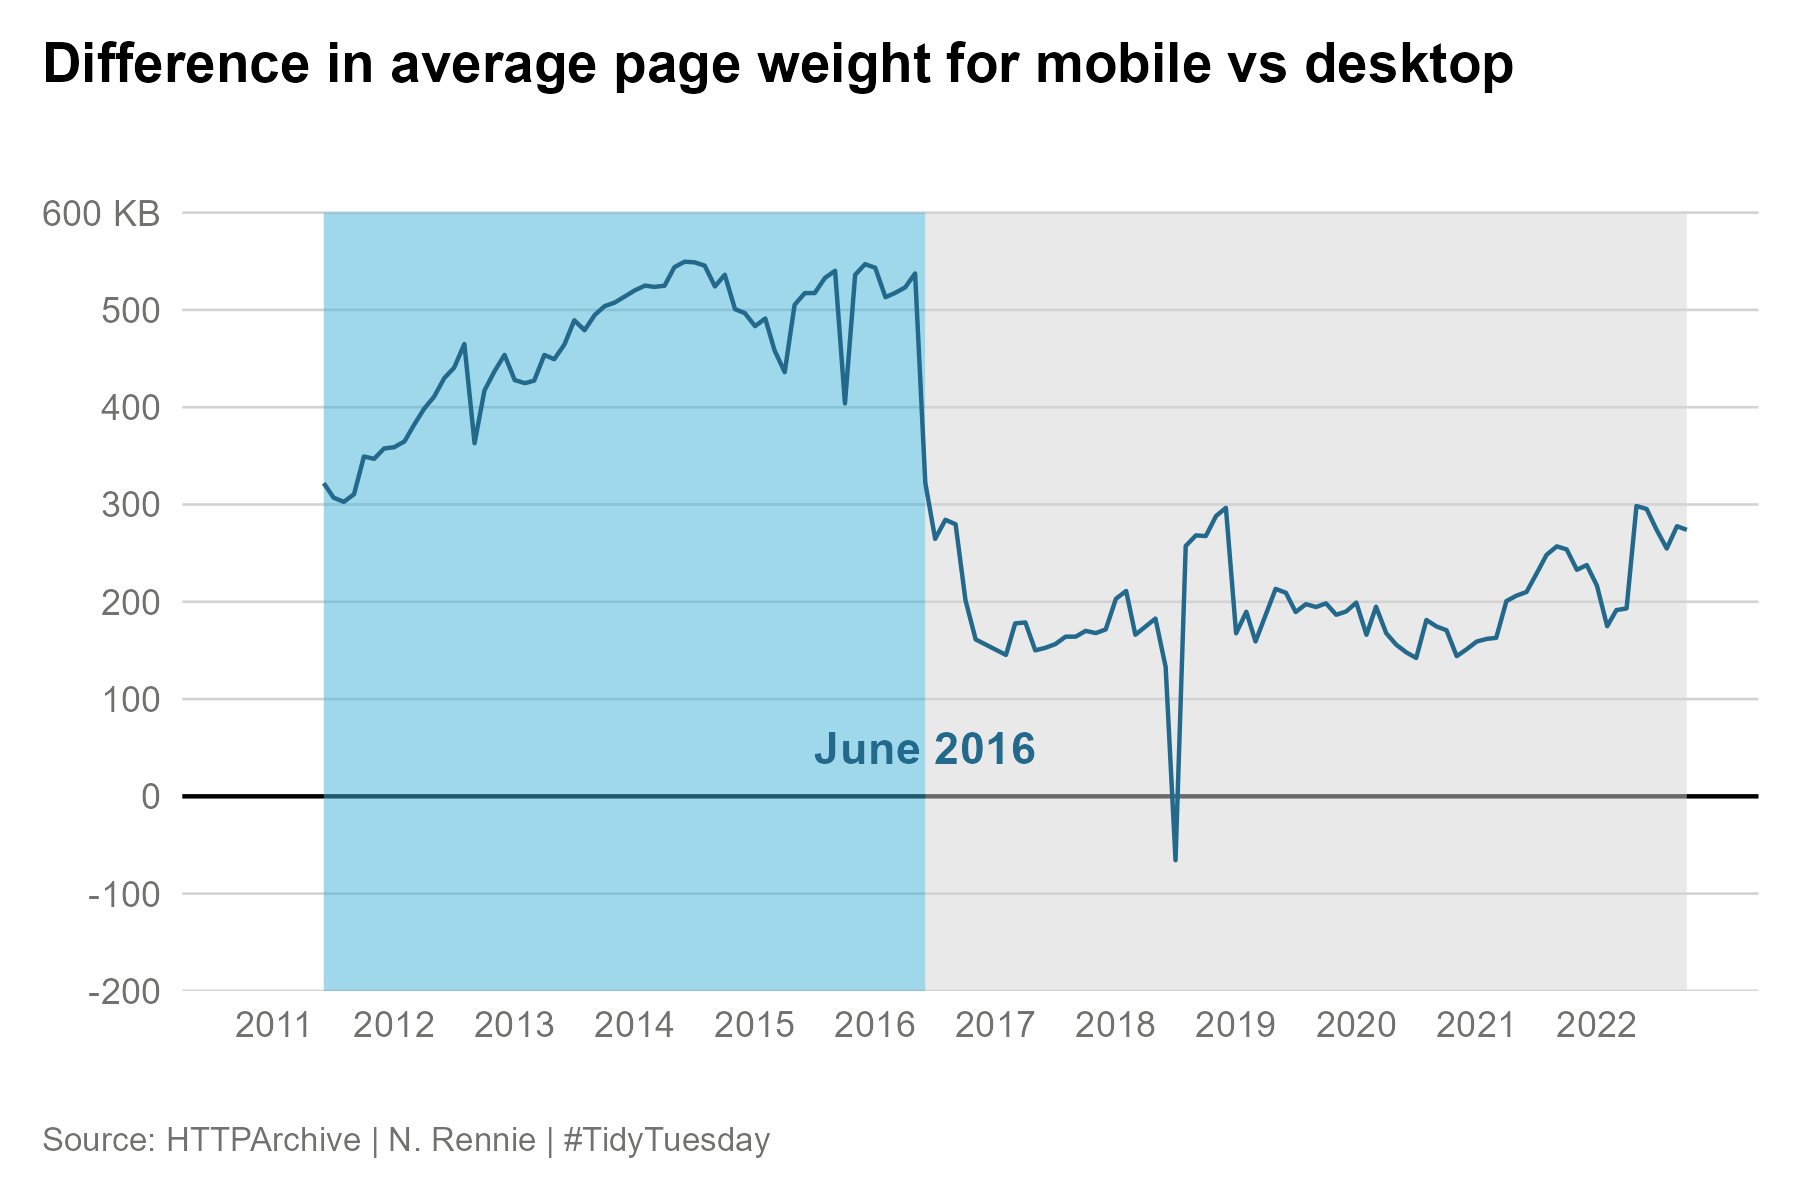

This figure's R source:
library(tidyverse)
library(lubridate)
library(camcorder)
library(changepoint)

# load data
image_alt <- readr::read_csv('https://raw.githubusercontent.com/rfordatascience/tidytuesday/master/data/2022/2022-11-15/image_alt.csv')
color_contrast <- readr::read_csv('https://raw.githubusercontent.com/rfordatascience/tidytuesday/master/data/2022/2022-11-15/color_contrast.csv')
ally_scores <- readr::read_csv('https://raw.githubusercontent.com/rfordatascience/tidytuesday/master/data/2022/2022-11-15/ally_scores.csv')
bytes_total <- readr::read_csv('https://raw.githubusercontent.com/rfordatascience/tidytuesday/master/data/2022/2022-11-15/bytes_total.csv')
speed_index <- readr::read_csv('https://raw.githubusercontent.com/rfordatascience/tidytuesday/master/data/2022/2022-11-15/speed_index.csv')

# start recording
gg_record(
  dir = file.path("2022", "2022-11-15", "recording"), # where to save the recording
  device = "png", # device to use to save images
  width = 6, # width of saved image
  height = 4, # height of saved image
  units = "in", # units for width and height
  dpi = 300 # dpi to use when saving image
)

# Plot 1 ------------------------------------------------------------------

data1 <- bytes_total %>% 
  select(date, client, p50) %>% 
  mutate(date = ymd(date))

ggplot(data = data1,
       mapping = aes(x = date, y = p50, colour = client)) +
  geom_line() +
  geom_hline(yintercept = 0) +
  annotate("text", x = ymd("2013-06-01"), y = 1300, label = "Desktop", colour = "#40b1d6", fontface = "bold") +
  annotate("text", x = ymd("2016-01-01"), y = 700, label = "Mobile", colour = "#23698c", fontface = "bold") +
  scale_colour_manual(values = c("#40b1d6", "#23698c")) +
  scale_x_date(breaks = seq(ymd("2011-01-01"), ymd("2022-01-01"), by = "1 year"),
               labels = 2011:2022,
               limits = ymd(c("2010-11-01", "2022-10-01"))) +
  scale_y_continuous(breaks = seq(0, 2200, 200),
                     labels = c(format(seq(0, 2000, 200), big.mark=","), "2,200 KB"),
                     minor_breaks = c(800, 1800),
                     limits = c(0, 2400), 
                     expand = c(0, 0)) +
  labs(title = "Average page weight", 
       caption = "Source: HTTPArchive | N. Rennie | #TidyTuesday") +
  theme(legend.position = "none", 
        axis.title = element_blank(),
        axis.ticks = element_blank(),
        plot.margin = margin(10, 10, 10, 10),
        panel.grid.major.x = element_blank(),
        panel.grid.major.y = element_line(colour = "lightgrey", linewidth = 0.3),
        panel.grid.minor.y = element_line(colour = "#71716F", linewidth = 0.5),
        plot.background = element_rect(colour = "white", fill = "white"),
        panel.background = element_rect(colour = "white", fill = "white"),
        plot.caption = element_text(hjust = 0, colour = "#71716F", size = 8, margin = margin(t = 20)),
        axis.text = element_text(colour = "#71716F"),
        plot.title = element_text(face = "bold"),
        plot.title.position = "plot",
        plot.caption.position = "plot")

# Plot 2 ------------------------------------------------------------------

data2 <- bytes_total %>% 
  select(date, client, p50) %>% 
  mutate(date = ymd(date)) %>% 
  pivot_wider(names_from = client, values_from = p50) %>% 
  mutate(difference = desktop - mobile) %>% 
  drop_na()

ggplot(data = data3, 
       mapping = aes(x = date,
                     y = difference)) +
  geom_line(colour = "#40b1d6") +
  geom_hline(yintercept = 0) +
  scale_x_date(breaks = seq(ymd("2011-01-01"), ymd("2022-01-01"), by = "1 year"),
               labels = 2011:2022,
               limits = ymd(c("2010-11-01", "2022-10-01"))) +
  scale_y_continuous(breaks = seq(-200, 600, 100),
                     labels = c(format(seq(-200, 500, 100), big.mark=","), "600 KB"),
                     minor_breaks = NULL,
                     limits = c(-200, 700), 
                     expand = c(0, 0)) +
  labs(title = "Difference in average page weight for mobile vs desktop", 
       caption = "Source: HTTPArchive | N. Rennie | #TidyTuesday") +
  theme(legend.position = "none", 
        axis.title = element_blank(),
        axis.ticks = element_blank(),
        plot.margin = margin(10, 10, 10, 10),
        panel.grid.major.x = element_blank(),
        panel.grid.major.y = element_line(colour = "lightgrey", linewidth = 0.3),
        panel.grid.minor.y = element_line(colour = "#71716F", linewidth = 0.5),
        plot.background = element_rect(colour = "white", fill = "white"),
        panel.background = element_rect(colour = "white", fill = "white"),
        plot.caption = element_text(hjust = 0, colour = "#71716F", size = 8, margin = margin(t = 20)),
        axis.text = element_text(colour = "#71716F"),
        plot.title = element_text(face = "bold"),
        plot.title.position = "plot",
        plot.caption.position = "plot")


# Plot 3 ------------------------------------------------------------------

data3 <- data2 %>% 
  mutate(dom = mday(date)) %>% 
  filter(dom == 1)

ggplot(data = data3, 
       mapping = aes(x = date,
                     y = difference)) +
  geom_line(colour = "#40b1d6") +
  geom_hline(yintercept = 0) +
  scale_x_date(breaks = seq(ymd("2011-01-01"), ymd("2022-01-01"), by = "1 year"),
               labels = 2011:2022,
               limits = ymd(c("2010-11-01", "2022-10-01"))) +
  scale_y_continuous(breaks = seq(-200, 600, 100),
                     labels = c(format(seq(-200, 500, 100), big.mark=","), "600 KB"),
                     minor_breaks = NULL,
                     limits = c(-200, 700), 
                     expand = c(0, 0)) +
  labs(title = "Difference in average page weight for mobile vs desktop", 
       caption = "Source: HTTPArchive | N. Rennie | #TidyTuesday") +
  theme(legend.position = "none", 
        axis.title = element_blank(),
        axis.ticks = element_blank(),
        plot.margin = margin(10, 10, 10, 10),
        panel.grid.major.x = element_blank(),
        panel.grid.major.y = element_line(colour = "lightgrey", linewidth = 0.3),
        panel.grid.minor.y = element_line(colour = "#71716F", linewidth = 0.5),
        plot.background = element_rect(colour = "white", fill = "white"),
        panel.background = element_rect(colour = "white", fill = "white"),
        plot.caption = element_text(hjust = 0, colour = "#71716F", size = 8, margin = margin(t = 20)),
        axis.text = element_text(colour = "#71716F"),
        plot.title = element_text(face = "bold"),
        plot.title.position = "plot",
        plot.caption.position = "plot")


# Plot 4 ------------------------------------------------------------------

ts3 <- ts(data3$difference, start = c(2011, 6), end = c(2022, 10), frequency = 12)
cpts <- cpt.mean(data = ts3, method = "AMOC")
cpt <- cpts@cpts

ggplot() +
  geom_hline(yintercept = 0) +
  geom_rect(aes(xmin = ymd("2011-06-01"), 
                xmax = ymd(data3$date[cpt[1]]),
                ymin = -200,
                ymax = 600),
            fill = alpha("#40b1d6", 0.5)) +
  geom_rect(aes(xmin = ymd(data3$date[cpt[1]]),
                xmax = ymd("2022-10-01"),
                ymin = -200,
                ymax = 600),
            fill = alpha("#d3d3d3", 0.5)) +
  geom_line(data = data3, 
            mapping = aes(x = date,
                          y = difference),
            colour = "#23698c") +
  annotate("text", x = ymd(data3$date[cpt[1]]),
           y = 50,
           label = format(ymd(data3$date[cpt[1]]), "%B %Y"),
           fontface = "bold", 
           colour = "#23698c") +
  scale_x_date(breaks = seq(ymd("2011-01-01"), ymd("2022-01-01"), by = "1 year"),
               labels = 2011:2022,
               limits = ymd(c("2010-11-01", "2022-10-01"))) +
  scale_y_continuous(breaks = seq(-200, 600, 100),
                     labels = c(format(seq(-200, 500, 100), big.mark=","), "600 KB"),
                     minor_breaks = NULL,
                     limits = c(-200, 700), 
                     expand = c(0, 0)) +
  labs(title = "Difference in average page weight for mobile vs desktop", 
       caption = "Source: HTTPArchive | N. Rennie | #TidyTuesday") +
  theme(legend.position = "none", 
        axis.title = element_blank(),
        axis.ticks = element_blank(),
        plot.margin = margin(10, 10, 10, 10),
        panel.grid.major.x = element_blank(),
        panel.grid.major.y = element_line(colour = "lightgrey", linewidth = 0.3),
        panel.grid.minor.y = element_line(colour = "#71716F", linewidth = 0.5),
        plot.background = element_rect(colour = "white", fill = "white"),
        panel.background = element_rect(colour = "white", fill = "white"),
        plot.caption = element_text(hjust = 0, colour = "#71716F", size = 8, margin = margin(t = 20)),
        axis.text = element_text(colour = "#71716F"),
        plot.title = element_text(face = "bold"),
        plot.title.position = "plot",
        plot.caption.position = "plot")

# save gif
gg_playback(
  name = file.path("2022", "2022-11-15","20221115.gif"),
  first_image_duration = 4,
  last_image_duration = 12,
  frame_duration = .25
)
